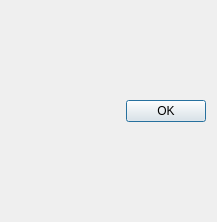
<?xml version="1.0" encoding="UTF-8"?>
<ui version="4.0">
 <class>DrawDialog</class>
 <widget class="QDialog" name="DrawDialog">
  <property name="geometry">
   <rect>
    <x>0</x>
    <y>0</y>
    <width>217</width>
    <height>222</height>
   </rect>
  </property>
  <property name="windowTitle">
   <string>Draw</string>
  </property>
  <property name="modal">
   <bool>false</bool>
  </property>
  <layout class="QVBoxLayout" name="verticalLayout_2">
   <item>
    <layout class="QFormLayout" name="formLayout">
     <property name="fieldGrowthPolicy">
      <enum>QFormLayout::AllNonFixedFieldsGrow</enum>
     </property>
    </layout>
   </item>
   <item>
    <layout class="QHBoxLayout" name="horizontalLayout">
     <item>
      <spacer name="horizontalSpacer">
       <property name="orientation">
        <enum>Qt::Horizontal</enum>
       </property>
       <property name="sizeHint" stdset="0">
        <size>
         <width>40</width>
         <height>20</height>
        </size>
       </property>
      </spacer>
     </item>
     <item>
      <widget class="QDialogButtonBox" name="buttonBox">
       <property name="orientation">
        <enum>Qt::Horizontal</enum>
       </property>
       <property name="standardButtons">
        <set>QDialogButtonBox::Ok</set>
       </property>
      </widget>
     </item>
    </layout>
   </item>
  </layout>
 </widget>
 <resources/>
 <connections>
  <connection>
   <sender>buttonBox</sender>
   <signal>accepted()</signal>
   <receiver>DrawDialog</receiver>
   <slot>accept()</slot>
   <hints>
    <hint type="sourcelabel">
     <x>299</x>
     <y>153</y>
    </hint>
    <hint type="destinationlabel">
     <x>157</x>
     <y>274</y>
    </hint>
   </hints>
  </connection>
  <connection>
   <sender>buttonBox</sender>
   <signal>rejected()</signal>
   <receiver>DrawDialog</receiver>
   <slot>reject()</slot>
   <hints>
    <hint type="sourcelabel">
     <x>329</x>
     <y>159</y>
    </hint>
    <hint type="destinationlabel">
     <x>286</x>
     <y>274</y>
    </hint>
   </hints>
  </connection>
 </connections>
</ui>
